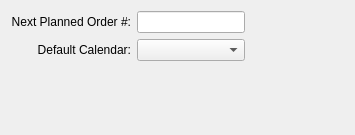
<?xml version="1.0" encoding="UTF-8"?>
<ui version="4.0">
 <comment>This file is part of the xTuple ERP: PostBooks Edition, a free and
open source Enterprise Resource Planning software suite,
Copyright (c) 1999-2019 by OpenMFG LLC, d/b/a xTuple.
It is licensed to you under the Common Public Attribution License
version 1.0, the full text of which (including xTuple-specific Exhibits)
is available at www.xtuple.com/CPAL.  By using this software, you agree
to be bound by its terms.</comment>
 <class>configureMS</class>
 <widget class="QWidget" name="configureMS">
  <property name="geometry">
   <rect>
    <x>0</x>
    <y>0</y>
    <width>355</width>
    <height>135</height>
   </rect>
  </property>
  <property name="windowTitle">
   <string>M/S Module Configuration</string>
  </property>
  <layout class="QGridLayout" name="gridLayout_2">
   <item row="0" column="0">
    <layout class="QHBoxLayout" name="horizontalLayout">
     <item>
      <layout class="QVBoxLayout" name="verticalLayout">
       <item>
        <layout class="QGridLayout" name="gridLayout">
         <item row="0" column="0">
          <widget class="QLabel" name="_nextPlanNumLit">
           <property name="text">
            <string>Next Planned Order #:</string>
           </property>
           <property name="alignment">
            <set>Qt::AlignRight|Qt::AlignTrailing|Qt::AlignVCenter</set>
           </property>
          </widget>
         </item>
         <item row="0" column="1">
          <widget class="XLineEdit" name="_nextPlanNumber">
           <property name="alignment">
            <set>Qt::AlignRight</set>
           </property>
          </widget>
         </item>
         <item row="1" column="0">
          <widget class="QLabel" name="_calendarLit">
           <property name="text">
            <string>Default Calendar:</string>
           </property>
           <property name="alignment">
            <set>Qt::AlignRight|Qt::AlignTrailing|Qt::AlignVCenter</set>
           </property>
          </widget>
         </item>
         <item row="1" column="1">
          <widget class="CalendarComboBox" name="_calendar"/>
         </item>
        </layout>
       </item>
       <item>
        <spacer name="verticalSpacer">
         <property name="orientation">
          <enum>Qt::Vertical</enum>
         </property>
         <property name="sizeHint" stdset="0">
          <size>
           <width>20</width>
           <height>40</height>
          </size>
         </property>
        </spacer>
       </item>
      </layout>
     </item>
     <item>
      <spacer name="horizontalSpacer">
       <property name="orientation">
        <enum>Qt::Horizontal</enum>
       </property>
       <property name="sizeHint" stdset="0">
        <size>
         <width>40</width>
         <height>20</height>
        </size>
       </property>
      </spacer>
     </item>
    </layout>
   </item>
  </layout>
 </widget>
 <layoutdefault spacing="6" margin="11"/>
 <customwidgets>
  <customwidget>
   <class>CalendarComboBox</class>
   <extends>XComboBox</extends>
   <header>calendarTools.h</header>
  </customwidget>
  <customwidget>
   <class>XComboBox</class>
   <extends>QComboBox</extends>
   <header>xcombobox.h</header>
  </customwidget>
  <customwidget>
   <class>XLineEdit</class>
   <extends>QLineEdit</extends>
   <header>xlineedit.h</header>
   <container>1</container>
  </customwidget>
 </customwidgets>
 <tabstops>
  <tabstop>_nextPlanNumber</tabstop>
 </tabstops>
 <resources/>
 <connections/>
</ui>
